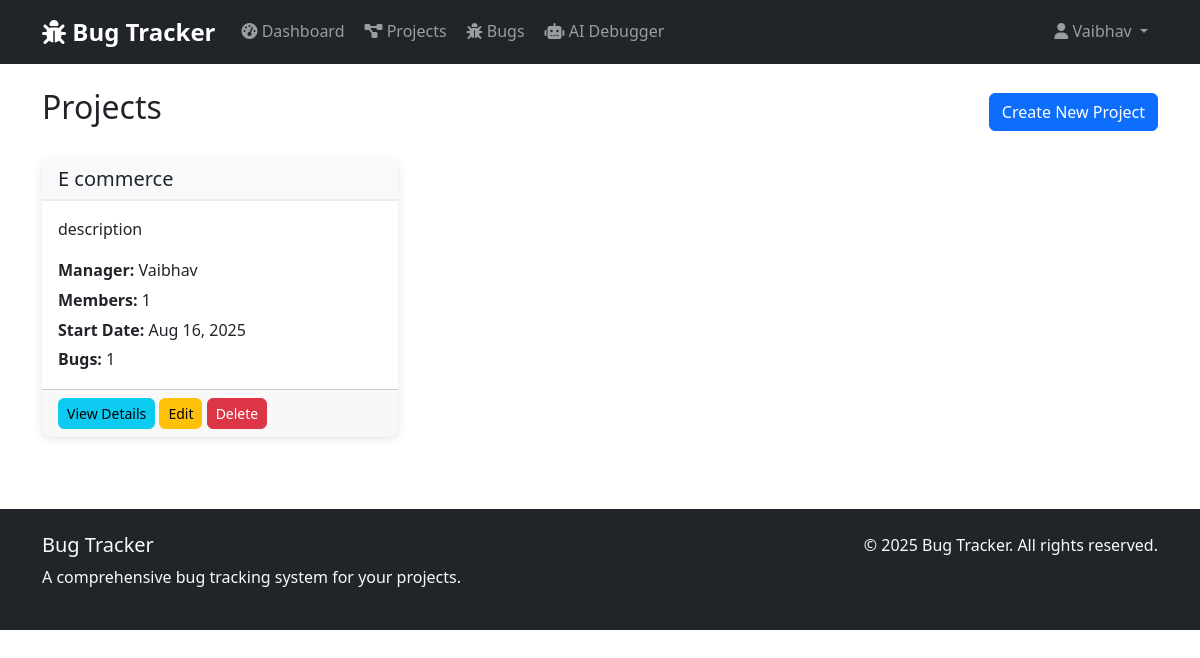
Page /projects/ (signed in) on the committed database.
### projects/models.py (models this page shows, shortened)
class Project(models.Model):
    name = models.CharField(max_length=100)
    description = models.TextField()
    start_date = models.DateField(auto_now_add=True)
    end_date = models.DateField(null=True, blank=True)
    manager = models.ForeignKey(User, on_delete=models.CASCADE, related_name='managed_projects')
    members = models.ManyToManyField(User, related_name='projects')

### projects/views.py (the view)
# urls.py: path('', views.project_list, name='project_list'),
@login_required
def project_list(request):
    projects = Project.objects.all()
    return render(request, 'projects/project_list.html', {'projects': projects})

### projects/templates/projects/project_list.html (shortened to what this page needs)
{% extends 'base.html' %}
{% block content %}
<div class="container mt-4">
    <div class="d-flex justify-content-between align-items-center mb-4">
        <h2>Projects</h2>
        <a href="{% url 'projects:create_project' %}" class="btn btn-primary">Create New Project</a>
    </div>
    {% if projects %}
        <div class="row">
            {% for project in projects %}
                <div class="col-md-4 mb-4">
                    <div class="card h-100">
                        <div class="card-header">
                            <h5 class="card-title mb-0">{{ project.name }}</h5>
                        </div>
                        <div class="card-body">
                            <p class="card-text">{{ project.description|truncatechars:150 }}</p>
                            <p class="mb-1"><strong>Manager:</strong> {{ project.manager.username }}</p>
                            <p class="mb-1"><strong>Members:</strong> {{ project.members.count }}</p>
                            <p class="mb-1"><strong>Start Date:</strong> {{ project.start_date|date:"M d, Y" }}</p>
                            <p class="mb-0"><strong>Bugs:</strong> {{ project.bugs.count }}</p>
                        </div>
                        <div class="card-footer">
                            <a href="{% url 'projects:project_detail' project.id %}" class="btn btn-info btn-sm">View Details</a>
                            {% if request.user == project.manager or request.user.is_staff %}
                                <a href="{% url 'projects:edit_project' project.id %}" class="btn btn-warning btn-sm">Edit</a>
                                <a href="{% url 'projects:delete_project' project.id %}" class="btn btn-danger btn-sm">Delete</a>
                            {% endif %}
                        </div>
                    </div>
                </div>
            {% endfor %}
        </div>
    {% else %}
        <div class="alert alert-info">
            <p>No projects have been created yet.</p>
        </div>
    {% endif %}
</div>
{% endblock %}

### templates/base.html (shortened to what this page needs)
<!DOCTYPE html>
<html lang="en">
<head>
    <link href="https://cdn.jsdelivr.net/npm/bootstrap@5.3.0/dist/css/bootstrap.min.css" rel="stylesheet">
    <link rel="stylesheet" href="https://cdnjs.cloudflare.com/ajax/libs/font-awesome/6.4.0/css/all.min.css">
    {% load static %}
    <link rel="stylesheet" href="{% static 'css/custom.css' %}">
</head>
<body>
    <nav class="navbar navbar-expand-lg navbar-dark bg-dark">
        <div class="container">
            <a class="navbar-brand" href="{% url 'dashboard:dashboard' %}">
                <i class="fas fa-bug"></i> Bug Tracker
            </a>
            <div class="collapse navbar-collapse" id="navbarNav">
                <ul class="navbar-nav me-auto">
                    {% if user.is_authenticated %}
                        <li class="nav-item">
                            <a class="nav-link" href="{% url 'dashboard:dashboard' %}">
                                <i class="fas fa-tachometer-alt"></i> Dashboard
                            </a>
                        </li>
                        <li class="nav-item">
                            <a class="nav-link" href="{% url 'projects:project_list' %}">
                                <i class="fas fa-project-diagram"></i> Projects
                            </a>
                        </li>
                        <li class="nav-item">
                            <a class="nav-link" href="{% url 'bugs:bug_list' %}">
                                <i class="fas fa-bug"></i> Bugs
                            </a>
                        </li>
                        <li class="nav-item">
                            <a class="nav-link" href="{% url 'ai_debugger:analysis_home' %}">
                                <i class="fas fa-robot"></i> AI Debugger
                            </a>
                        </li>
                    {% endif %}
                </ul>
                <ul class="navbar-nav">
                    {% if user.is_authenticated %}
                        <li class="nav-item dropdown">
                            <a class="nav-link dropdown-toggle" href="#" id="navbarDropdown" role="button" data-bs-toggle="dropdown">
                                <i class="fas fa-user"></i> {{ user.username }}
                            </a>
                        </li>
                    {% endif %}
                </ul>
            </div>
        </div>
    </nav>
    <main>
        {% block content %}{% endblock %}
    </main>
    <footer class="bg-dark text-light mt-5 py-4">
        <div class="container">
            <div class="row">
                <div class="col-md-6">
                    <h5>Bug Tracker</h5>
                    <p>A comprehensive bug tracking system for your projects.</p>
                </div>
                <div class="col-md-6 text-end">
                    <p>&copy; 2025 Bug Tracker. All rights reserved.</p>
                </div>
            </div>
        </div>
    </footer>
</body>
</html>

### templates/static/css/custom.css (style rules this page uses)
:root { --primary-color: #007bff; --secondary-color: #6c757d; --success-color: #28a745; --danger-color: #dc3545; --warning-color: #ffc107; --info-color: #17a2b8; --light-color: #f8f9fa; --dark-color: #343a40; }
body { font-family: 'Segoe UI', Tahoma, Geneva, Verdana, sans-serif; line-height: 1.6; }
.navbar-brand { font-weight: bold; font-size: 1.5rem; }
.btn { border-radius: 6px; font-weight: 500; transition: all 0.3s ease; }
.card { border: none; border-radius: 8px; box-shadow: 0 2px 10px rgba(0, 0, 0, 0.1); transition: all 0.3s ease; }
.card-header { background-color: var(--light-color); border-bottom: 2px solid #e9ecef; font-weight: 600; }
.navbar-nav .nav-link { border-radius: 6px; margin: 0 2px; transition: background-color 0.3s ease; }
footer { margin-top: auto; }

### rows in the picture
Project: name "E commerce", description "description", manager.username "Vaibhav", members.count "1", start_date "Aug 16, 2025", bugs.count "1", shows "Edit"

### other values in the picture
{{ user.username }} "Vaibhav"
